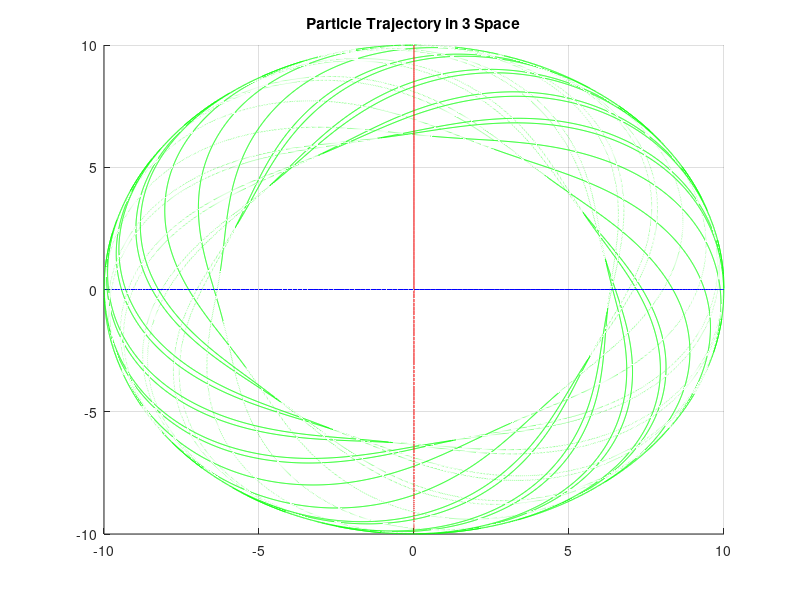

The MATLAB source for this figure:
%%
% AE 352
% HW 5
% 2C EC
close all; clear all;

R = 10; %define initial Radius
v_0 = 10; %define initial speed
g = -9.81; %gravity constant

theta(1) = 0; % starting parameters
omega(1) = v_0/R;

dt = 100/100000;% time discretization
t_Max = 200;

x(1) = 0;
y(1) = R;
z(1) = 10;

vx(1) = 0;
vy(1) = v_0;
vz(1) = 0;
az(1) = 0;


for t=1 : 100000
 
 %utilize a ratio of radii (r_0)^2/r^2 to determine omega, 
 %then use omega^2*r to find centripetal acceleration
 az(t+1) = (omega(1)*(100/(R^2-(R-z(t))^2)))^2*(R-z(t));
 vz(t+1) = vz(t) + dt*((g)+az(t+1)); %alter gravity influence with centripetal
 z(t+1) = z(t) + dt*vz(t+1); %numerically integrate to find z
 
 omega(t+1) = omega(1)*(100/(R^2-(R-z(t+1))^2)); % find omega as before with radii ratio
 
 theta(t+1) = theta(t) +dt*omega(t+1); %numerically integrate to find theta
 
 x(t+1) = sin(theta(t+1))*sqrt(R^2-(R-z(t+1))^2); % numerically intrage to find new x and y
 y(t+1) = cos(theta(t+1))*sqrt(R^2-(R-z(t+1))^2);
 
end

%make circles for visualization purposes
x1(1)=0;
y1(1)=0;
z1(1)=0;
x2(1)=0;
y2(1)=0;
z2(1)=0;
for t = 1:360
    x1(t) = 10*cosd(t-1);
    x2(t) = 0;
    y1(t) = 0;
    y2(t) = 10*cosd(t-1);
    z1(t) = 10*sind(t-1)+10;
    z2(t) = 10*sind(t-1)+10;
end

figure(1)
title('Particle Trajectory in 3 Space');
hold on;
grid on;
plot3(x,y,z,'g-');
plot3(x1,y1,z1,'b-');
plot3(x2,y2,z2,'r-');